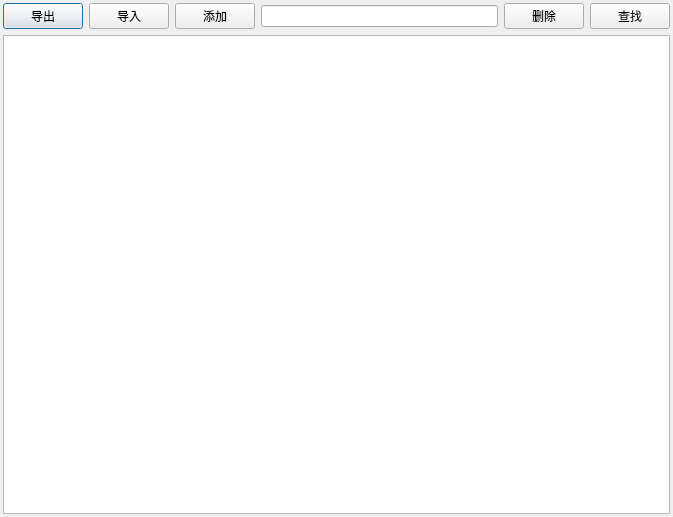
<?xml version="1.0" encoding="UTF-8"?>
<ui version="4.0">
 <class>CDictEditDialog</class>
 <widget class="QDialog" name="CDictEditDialog">
  <property name="geometry">
   <rect>
    <x>0</x>
    <y>0</y>
    <width>673</width>
    <height>517</height>
   </rect>
  </property>
  <property name="windowTitle">
   <string/>
  </property>
  <layout class="QVBoxLayout" name="verticalLayout">
   <property name="leftMargin">
    <number>3</number>
   </property>
   <property name="topMargin">
    <number>3</number>
   </property>
   <property name="rightMargin">
    <number>3</number>
   </property>
   <property name="bottomMargin">
    <number>3</number>
   </property>
   <item>
    <layout class="QHBoxLayout" name="horizontalLayout">
     <item>
      <widget class="QPushButton" name="pushButtonExport">
       <property name="text">
        <string>导出</string>
       </property>
      </widget>
     </item>
     <item>
      <widget class="QPushButton" name="pushButtonImport">
       <property name="text">
        <string>导入</string>
       </property>
      </widget>
     </item>
     <item>
      <widget class="QPushButton" name="pushButtonAdd">
       <property name="toolTip">
        <string/>
       </property>
       <property name="text">
        <string>添加</string>
       </property>
      </widget>
     </item>
     <item>
      <widget class="QLineEdit" name="lineEditAdd"/>
     </item>
     <item>
      <widget class="QPushButton" name="pushButtonDel">
       <property name="text">
        <string>删除</string>
       </property>
      </widget>
     </item>
     <item>
      <widget class="QPushButton" name="pushButtonFind">
       <property name="text">
        <string>查找</string>
       </property>
      </widget>
     </item>
    </layout>
   </item>
   <item>
    <widget class="QTableView" name="tableView"/>
   </item>
  </layout>
 </widget>
 <resources/>
 <connections/>
</ui>
